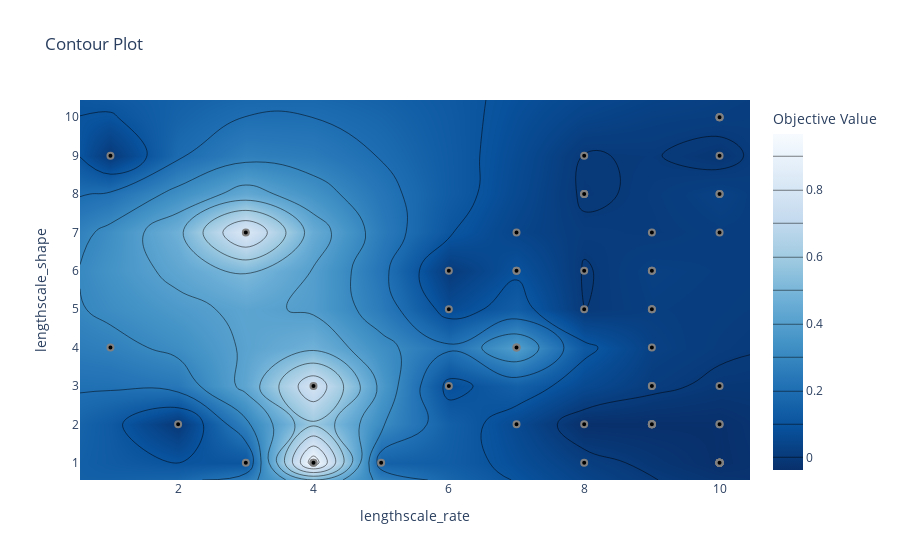

The notebook cell this image was saved under:
### Code cell
plot_contour(study, params=[ 'lengthscale_rate', 'lengthscale_shape'])

### Figure 1 — Plotly figure (JSON) as saved in the notebook; plotly's stock layout.template omitted (floating-point values rounded to 4 significant figures; data arrays with more than 128 entries replaced by an {"elided": "..."} marker saying what was removed)
{"data": [{"colorbar": {"title": {"text": "Objective Value"}}, "colorscale": [[0, "rgb(247,251,255)"], [0.125, "rgb(222,235,247)"], [0.25, "rgb(198,219,239)"], [0.375, "rgb(158,202,225)"], [0.5, "rgb(107,174,214)"], [0.625, "rgb(66,146,198)"], [0.75, "rgb(33,113,181)"], [0.875, "rgb(8,81,156)"], [1, "rgb(8,48,107)"]], "connectgaps": true, "contours": {"coloring": "heatmap"}, "hoverinfo": "none", "line": {"smoothing": 1.3}, "reversescale": true, "type": "contour", "x": [0.55, 1, 2, 3, 4, 5, 6, 7, 8, 9, 10, 10.45], "y": [0.55, 1, 2, 3, 4, 5, 6, 7, 8, 9, 10, 10.45], "z": {"elided": "12x12 float values"}}, {"marker": {"color": "black", "line": {"color": "Grey", "width": 2}}, "mode": "markers", "showlegend": false, "type": "scatter", "x": [3, 7, 4, 7, 8, 1, 7, 3, 5, 4, 10, 10, 10, 8, 8, 7, 8, 6, 9, 9, 6, 9, 9, 9, 9, 7, 9, 6, 10, 10, 1, 10, 8, 9, 8, 10, 9, 9, 2, 8, 7, 9, 10, 10, 10, 10, 10, 10, 10, 10, 4, 10, 10, 10, 10, 10, 10, 9, 9, 8], "y": [1, 6, 1, 6, 8, 4, 7, 7, 1, 3, 10, 10, 10, 9, 8, 4, 5, 5, 3, 3, 3, 5, 6, 6, 7, 2, 4, 6, 8, 8, 9, 7, 6, 5, 8, 9, 2, 2, 2, 1, 4, 2, 2, 3, 1, 1, 1, 1, 1, 1, 1, 1, 1, 1, 1, 1, 2, 2, 2, 2]}], "layout": {"title": {"text": "Contour Plot"}, "xaxis": {"range": [0.55, 10.45], "title": {"text": "lengthscale_rate"}}, "yaxis": {"range": [0.55, 10.45], "title": {"text": "lengthscale_shape"}}}}
